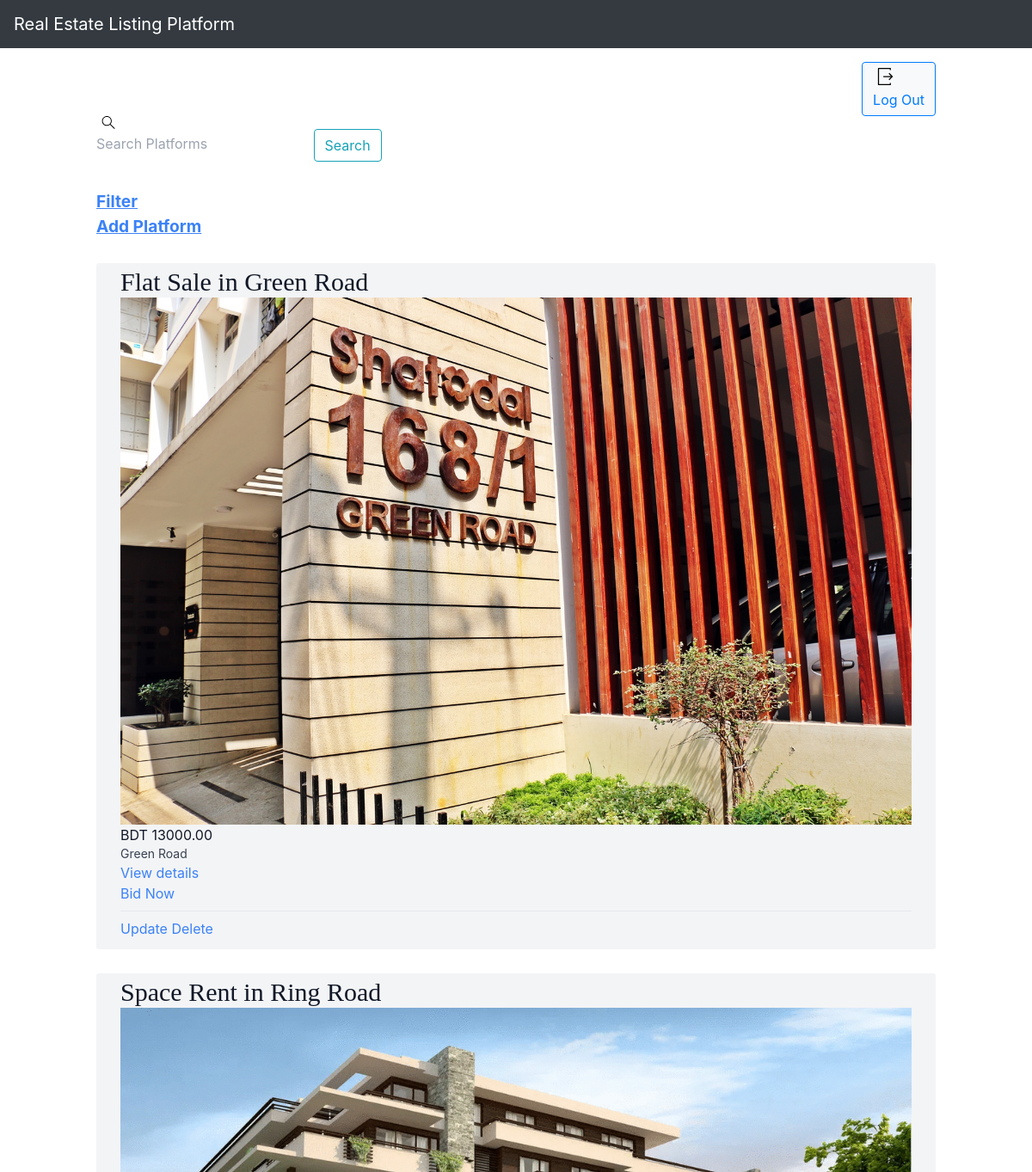
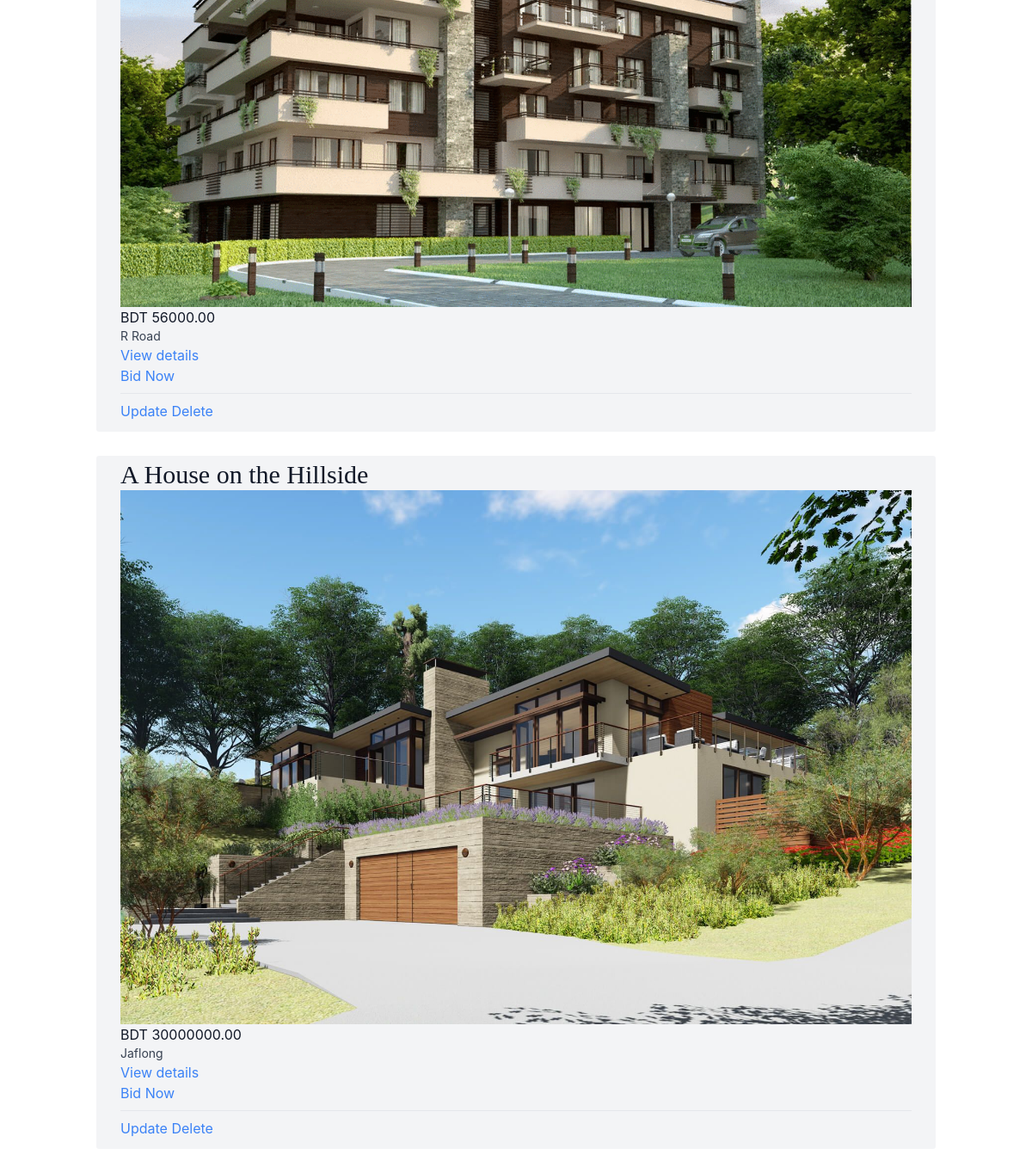
Page /home (signed in) on the committed database (2 pictures, top to bottom).
### platforms/models.py (models this page shows, shortened)
class Platform(models.Model):
    property_type_choices = [
        ('Residential', 'Residential'),
        ('Commercial', 'Commercial'),
        ('Land', 'Land'),
        ('Industrial', 'Industrial'),
        ('Special Purpose', 'Special Purpose')
    ]
    title = models.CharField(max_length=100)
    property_type = models.CharField(max_length=20, choices=property_type_choices)
    price = models.DecimalField(max_digits=10, decimal_places=2)
    size_sqft = models.PositiveIntegerField()
    year_built = models.PositiveIntegerField()
    location = models.CharField(max_length=100)
    city = models.CharField(max_length=50)
    country = models.CharField(max_length=50)
    listed_date = models.DateField(auto_now_add=True)
    image = models.ImageField(default='houses.png', blank=True)

### mysite/views.py (the view)
# urls.py: 2. Add a URL to urlpatterns:  path('', views.home, name='home')
@login_required(login_url='login')
def home(request):
    platform = Platform.objects.all()
    return render(request, 'home.html', {
        "platform": platform
    })

### templates/home.html (shortened to what this page needs)
<!DOCTYPE html>
<html lang="en">
<head>
    <link rel="stylesheet" href="https://stackpath.bootstrapcdn.com/bootstrap/4.3.1/css/bootstrap.min.css">
    <link rel="stylesheet" href="https://use.fontawesome.com/releases/v5.8.1/css/all.css">
</head>
<body>
<div class="tw-bg-red-500">
   <nav class="navbar navbar-expand-md navbar-dark bg-dark fixed-top">
    <a class="navbar-brand" href="#">Real Estate Listing Platform</a>
</nav>
<br> <br>
    <div class="tailwind-section tw-p-4">
      <script src="https://cdn.tailwindcss.com?data-tw-prefix=tw-"></script>
<div class="mx-auto max-w-5xl px-4 py-4">
    {% block content %}
<h2 align="right">
    <a href="{% url 'logout' %}"
       class="text-teal-300;
       btn btn-light
        btn btn-outline-primary"
       style = "font-size:100%
       font-family:Cambria;"
       class="dropdown-link">
    Log Out</a>
</h2>
    <div class="roomList">
     <h3 align= "left"
   >
        <form action="{% url 'search' %}" method="GET" class="header__search">
          <label>
            <input type="text" name="query" placeholder="Search Platforms" />
              <button type="submit" class="btn btn-outline-info" >Search</button>
          </label>
        </form>
  </h3>
<div>
<br>
    <a href="{% url 'filters' %}"
    class="text-blue-500"
            style = font-size:120%;>
        <u><b>
       Filter
</b> </u> </a>
        <a href="{% url 'add-platform' %}"
            class="text-blue-500"
            style = font-size:120%;>
<u><b>
</div>
    <div>
         Add Platform
    </div>
</div>
{% for i in platform %}
<br>
<div class="mt-1 px-7 py-1 bg-gray-100 rounded-sm">
    <h3 style = font-family:Perpetua; class="text-3xl text-gray-900">{{ i.title }}</h3>
    <img src="{{ i.image.url }}" alt="{{ i.title }}" style="max-width: 100%; height: auto;">
    <p class="text-gray-900">BDT {{ i.price }}</p>
    <p class="text-gray-700 text-sm">{{ i.location }}</p>
    <div>
    <a href="{% url 'details' i.id %}" class="text-blue-500">
        View details
    </a> </div>
    <div>
        <a href="{% url 'bidding' %}"class="text-blue-500">Bid Now</a>
    </div>
    {% if request.user.is_staff %}
    <div class="mt-2 py-2 border-t border-gray-200">
        <a href="{% url 'update-platform' i.id %}" class="text-blue-500">Update</a>
       <a href="{% url 'delete-platform' i.id %}" class="text-blue-500">Delete</a>
    </div>
    {% endif %}
</div>
{% endfor %} <br>
    {% endblock content %}
</div>
</div>
</div>
</body>
</html>

### rows in the picture
Platform: title "Flat Sale in Green Road", image (picture), price "13000.00", location "Green Road"
Platform: title "Space Rent in Ring Road", image (picture), price "56000.00", location "R Road"
Platform: title "A House on the Hillside", image (picture), price "30000000.00", location "Jaflong"
